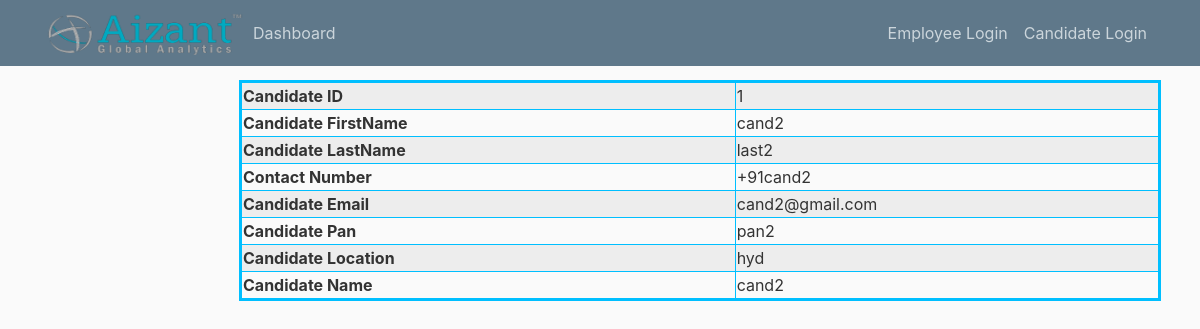
Page /info/1 on the earlier database version.
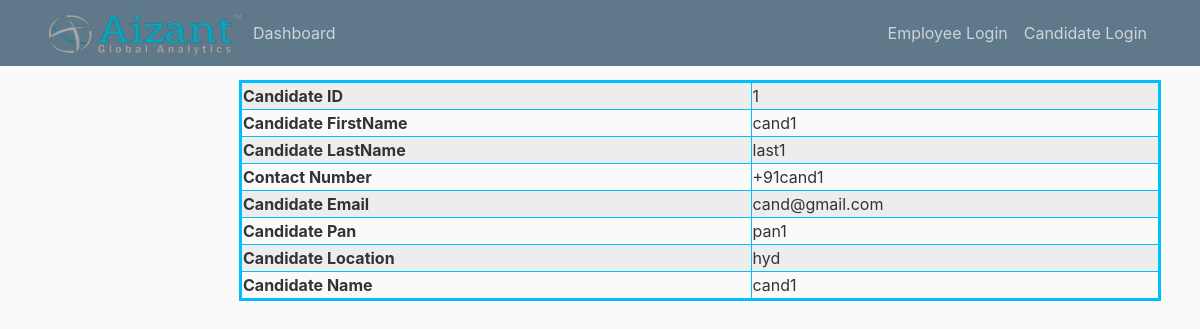
Same page on the later database version.
### app/models.py (models this page shows, shortened)
class Candidate(db.Model):
    id = db.Column(db.Integer, primary_key=True)
    first_name = db.Column(db.String(20))
    last_name = db.Column(db.String(20))
    contact_number = db.Column(db.String(10))
    email = db.Column(db.String(100), unique=True)
    password = db.Column(db.String(255))
    pan_card = db.Column(db.String(10))
    current_location = db.Column(db.String(20))
    status = db.Column(db.String(10))
    candidate_compensation = db.relationship('CandidateCompensation', backref='candidate', uselist=False)  # one to
    candidate_professions = db.relationship('CandidateProfession', backref='candidate')  # one to many with candidate
    candidate_educations = db.relationship('CandidateEducation', backref='candidate')  # one to many w education
    positions_applied = db.relationship('Position', secondary=applied_to, lazy='subquery',
                                        backref=db.backref('candidates', lazy=True))

### app/routes.py (the view)
@app.route('/info/<int:candidate_id>')
def info(candidate_id):
    cur_candidate = Candidate.query.get_or_404(candidate_id)
    return render_template('candidate_info.html', cur_candidate=cur_candidate)

### app/templates/candidate_info.html
{% extends 'manager_layout.html' %}
{% block content %}
        <table class="table-striped" border="1" style="width:100%; border-collapse: collapse; border: 3px solid deepskyblue;" >
        <tr>
        <th>Candidate ID</th><td>{{ cur_candidate.id}}</td>
        </tr>
        <tr>
        <th>Candidate FirstName</th><td>{{ cur_candidate.first_name}}</td>
        </tr>
        <tr>
        <th>Candidate LastName</th><td>{{ cur_candidate.last_name}}</td>
        </tr>
        <tr>
        <th>Contact Number</th><td>{{ cur_candidate.contact_number}}</td>
        </tr>
        <tr>
        <th>Candidate Email</th><td>{{ cur_candidate.email}}</td>
        </tr>
        <tr>
        <th>Candidate Pan</th><td>{{ cur_candidate.pan_card}}</td>
        </tr>
        <tr>
        <th>Candidate Location</th><td>{{ cur_candidate.current_location}}</td>
        </tr>
        <tr>
        <th>Candidate Name</th><td>{{ cur_candidate.first_name}}</td>
        </tr>
        </table>
{% endblock %}

Differences in the rows shown:
changed Candidate "hyd": first_name "cand2" → "cand1"; last_name "last2" → "last1"; contact_number "+91cand2" → "+91cand1"; email "cand2@gmail.com" → "cand@gmail.com"; pan_card "pan2" → "pan1"
